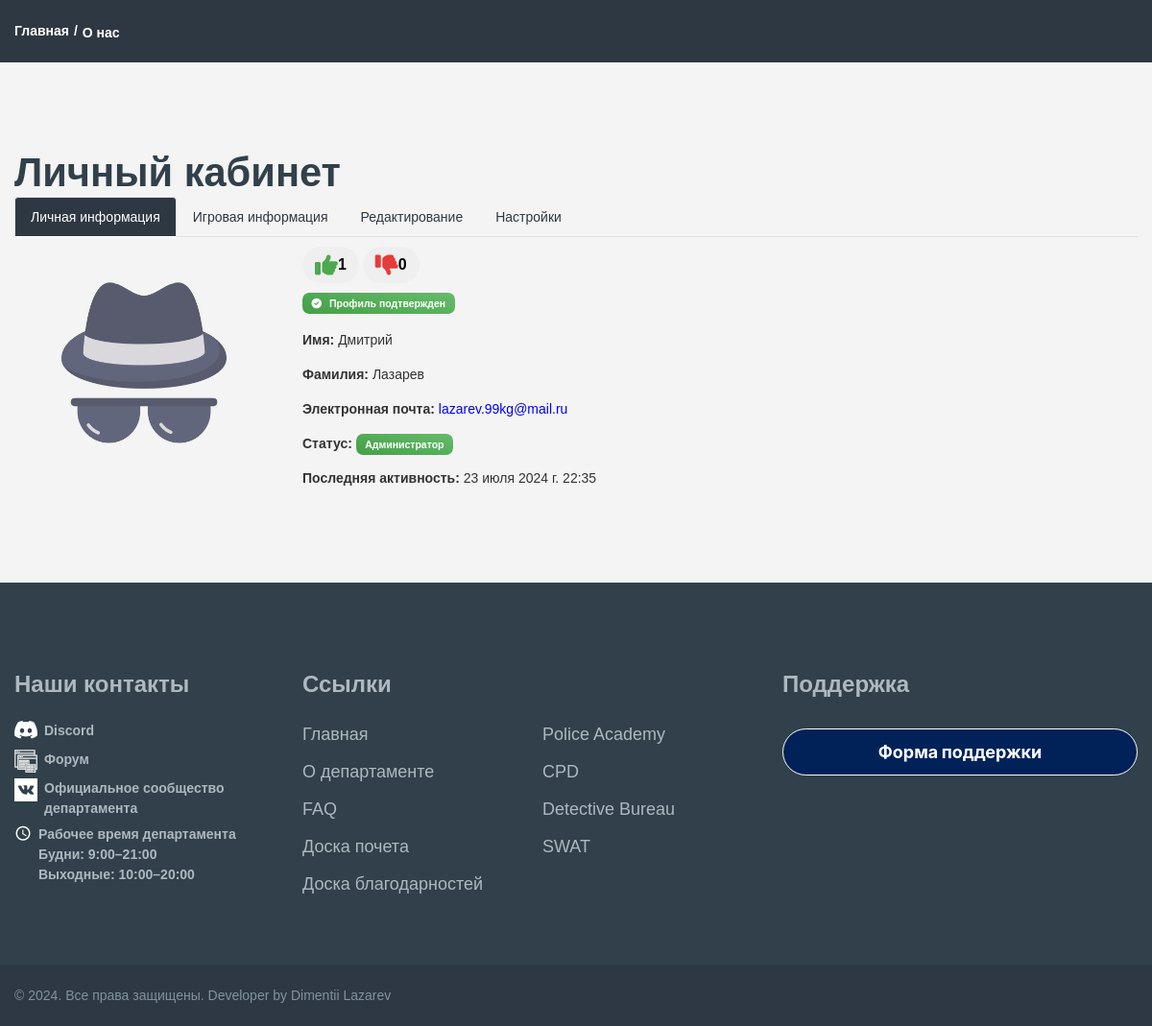
The page /profiles/profile/sfpd_admin/ (signed in) on the database as committed earlier.
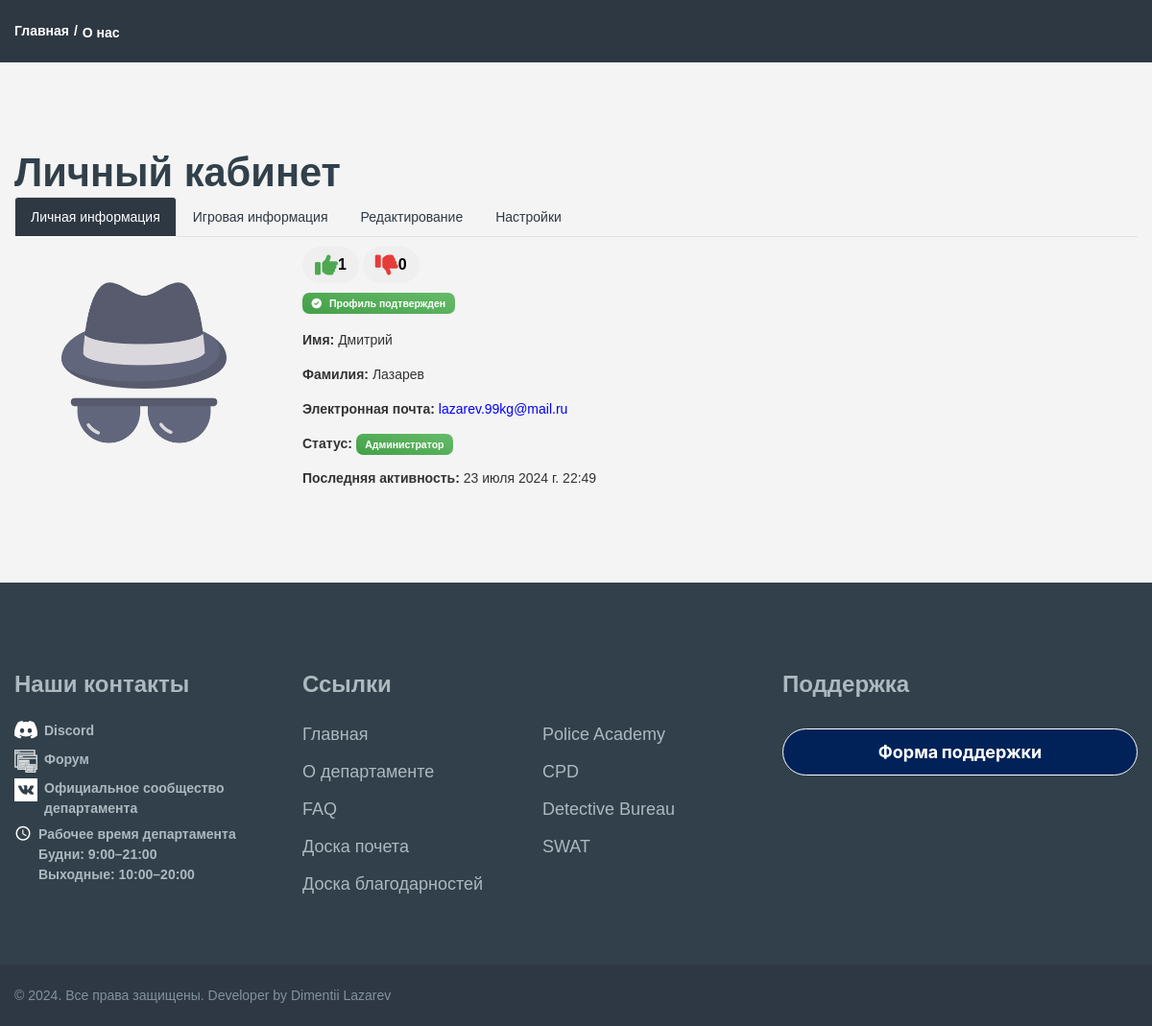
The same page on the database as committed later.
### profiles/models.py (models this page shows, shortened)
class Profile(models.Model):
    id = models.AutoField(primary_key=True)
    user = models.OneToOneField(User, verbose_name="Пользователь", on_delete=models.CASCADE)
    name = models.CharField(max_length=25, verbose_name="Имя", blank=True)
    surnames = models.CharField(max_length=25, verbose_name="Фамилия", blank=True)
    email = models.EmailField(max_length=40, verbose_name="Электронная почта", blank=True)
    photo = models.ImageField(upload_to='users/%Y/%m/%d', blank=True, verbose_name="Фото",
                              default='../static/images/incognito.png')
    slug = models.SlugField("URL", max_length=50, blank=True)
    last_activity = models.DateTimeField(verbose_name="Последняя активность", default=timezone.now)
    bio = models.TextField(verbose_name="Биография", blank=True)
    department = models.ForeignKey(Department, verbose_name="Отдел", on_delete=models.CASCADE, blank=True, null=True)
    role = models.ForeignKey(Role, verbose_name="Должность", on_delete=models.CASCADE, blank=True, null=True)
    nick_name = models.CharField(max_length=50, verbose_name="Игровой ник", blank=True)
    profile_confirmed = models.BooleanField(default=False, verbose_name="Подтверждение профиля")
    role_confirmed = models.BooleanField(default=False, verbose_name="Подтверждение должности")
    likes = models.PositiveIntegerField(default=0, verbose_name="Лайки")
    dislikes = models.PositiveIntegerField(default=0, verbose_name="Дизлайки")
    @property
    def is_online(self):
        now = timezone.now()
        return now - self.last_activity < timezone.timedelta(minutes=2)
    class Meta:
        verbose_name = 'Профиль'
        verbose_name_plural = 'Профили'

### profiles/views.py (the view, shortened to what this page needs)
# urls.py: path('profile/<slug:slug>/', ProfileDetailView.as_view(), name='profile_detail'),
@method_decorator(login_required, name='dispatch')
class ProfileDetailView(DetailView):
    model = Profile
    template_name = 'profile/profile_detail.html'
    context_object_name = 'profile'
    slug_field = 'slug'
    def dispatch(self, request, *args, **kwargs):
        self.object = self.get_object()
        if request.method == "POST" and self.object.user != request.user:
            raise PermissionDenied
        return super().dispatch(request, *args, **kwargs)
    def get_context_data(self, **kwargs):
        context = super().get_context_data(**kwargs)
        if 'form' not in context:
            context['form'] = ProfileUpdateForm(instance=self.object)
        context['can_edit'] = self.object.user == self.request.user
        return context

### departments/models.py (called while the page is built)
    def __str__(self):
        return self.name

    def __str__(self):
        return self.name

### profiles/context_processors.py (called while the page is built)
def add_support_form(request):
    return {'support_form': SupportForm()}

### templates/profile/profile_detail.html (shortened to what the changed rows need)
{% load static %}
{% include 'base.html' %}
<!DOCTYPE html>
<html class="wide wow-animation" lang="en">
<link rel="stylesheet" href="https://cdnjs.cloudflare.com/ajax/libs/font-awesome/6.0.0-beta3/css/all.min.css">
<head>
</head>
<body>
<div class="page">
    <section class="section section-md">
        <div class="container">
            <h1>Личный кабинет</h1>
            <div class="tab-content" id="myTabContent">
                <div class="tab-pane fade show active" id="personal-info" role="tabpanel"
                     aria-labelledby="personal-info-tab">
                    <div class="row">
                        <div class="col-md-8">
                            <div class="profile-confirmation">
                                <p style="margin: 10px 0 10px 0;">
                                    <button id="like-button" class="btn btn-success btn-like">
                                        <i class="fas fa-thumbs-up"></i> <span
                                            id="like-count">{{ profile.likes }}</span>
                                    </button>
                                    <button id="dislike-button" class="btn btn-danger btn-dislike">
                                        <i class="fas fa-thumbs-down"></i> <span
                                            id="dislike-count">{{ profile.dislikes }}</span>
                                    </button>
                                </p>
                                {% if profile.profile_confirmed %}
                                    <span class="badge bg-gradient-success"> <i class="fas fa-check-circle mr-2"></i>Профиль подтвержден</span>
                                {% else %}
                                    <span class="badge bg-gradient-danger"> <i
                                            class="fas fa-exclamation-circle mr-2"></i>Профиль не подтвержден</span>
                                {% endif %}
                            </div>
                            <p><strong>Имя:</strong> {{ profile.name }}</p>
                            <p><strong>Фамилия:</strong> {{ profile.surnames }}</p>
                            <p><strong>Электронная почта:</strong> <a href="mailto:{{ profile.email }}"
                                                                      style="color: blue;">{{ profile.email }}</a></p>
                            <p><strong>Статус:</strong>
                                {% if profile.user.is_staff %}
                                    <span class="badge bg-gradient-success">Администратор</span>
                                {% else %}
                                    <span class="badge bg-gradient-secondary">Пользователь</span>
                                {% endif %}
                            </p>
                            <p><strong>Последняя активность:</strong> {{ profile.last_activity }}</p>
                        </div>
                    </div>
                </div>
            </div>
        </div>
    </section>
</div>
</body>
</html>

Rows that differ between the two databases and show on the page:
changed Profile "Дмитрий": last_activity "23 июля 2024 г. 22:35" → "23 июля 2024 г. 22:49"
